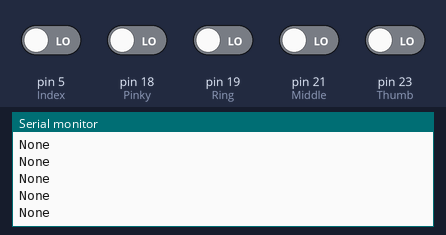
Recording of a sketch running on a simulated Arduino Mega 2560, built with avr-gcc and run on an emulated ATmega2560. On the bench: the last lines printed to the serial monitor. Inputs (shaded band) come from the test bench; at power-on: pin 5 (Index), pin 18 (Pinky), pin 19 (Ring), pin 21 (Middle), pin 23 (Thumb) LOW.

Above: at 1.2 s.
1.3 s: pin 5 (Index) driven HIGH
At 1.56 s:
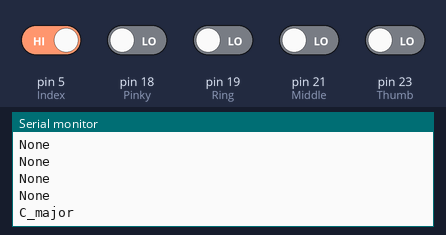
3.3 s: pin 21 (Middle) driven HIGH
At 3.56 s:
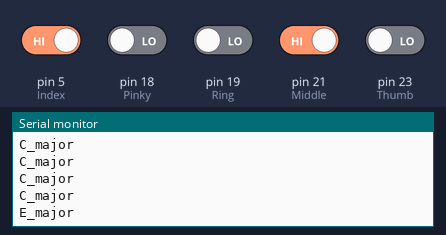
5.3 s: pin 23 (Thumb) driven HIGH
At 5.56 s:
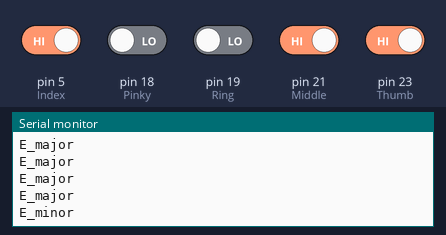
7.3 s: pin 5 (Index) driven LOW
At 7.56 s:
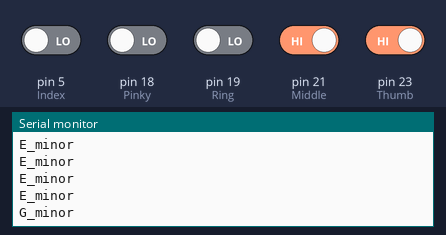
9.3 s: pin 19 (Ring) driven HIGH
At 9.56 s:
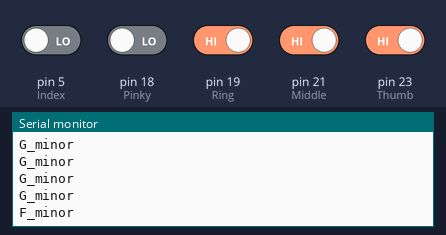
11.3 s: pin 21 (Middle) driven LOW
At 11.56 s:
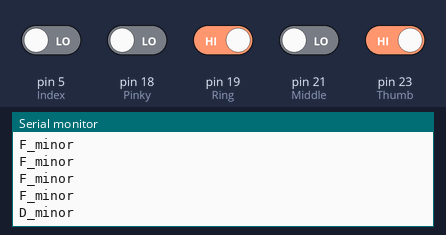

The sketch:

chord_detection_arduino.ino
```cpp
#define Index 5
#define Middle 21
#define Ring 19
#define Pinky 18
#define Thumb 23

void setup() {
  Serial.begin(115200);

  // Set all chord pins as input
  pinMode(Index, INPUT);
  pinMode(Middle, INPUT);
  pinMode(Ring, INPUT);
  pinMode(Pinky, INPUT);

}

void loop() {
  bool indexTouched = digitalRead(Index);
  bool middleTouched = digitalRead(Middle);
  bool ringTouched = digitalRead(Ring);
  bool pinkyTouched = digitalRead(Pinky);
  bool thumbTouched = digitalRead(Thumb);

  if (indexTouched && !middleTouched && !ringTouched && !pinkyTouched && !thumbTouched)
    Serial.println("C_major");
else if (indexTouched && !middleTouched && !ringTouched && !pinkyTouched && thumbTouched)
    Serial.println("C_minor");

else if (!indexTouched && middleTouched && !ringTouched && !pinkyTouched && !thumbTouched)
    Serial.println("G_major");
else if (!indexTouched && middleTouched && !ringTouched && !pinkyTouched && thumbTouched)
    Serial.println("G_minor");

else if (!indexTouched && !middleTouched && ringTouched && !pinkyTouched && !thumbTouched)
    Serial.println("D_major");
else if (!indexTouched && !middleTouched && ringTouched && !pinkyTouched && thumbTouched)
    Serial.println("D_minor");

else if (!indexTouched && !middleTouched && !ringTouched && pinkyTouched && !thumbTouched)
    Serial.println("A_major");
else if (!indexTouched && !middleTouched && !ringTouched && pinkyTouched && thumbTouched)
    Serial.println("A_minor");

else if (indexTouched && middleTouched && !ringTouched && !pinkyTouched && !thumbTouched)
    Serial.println("E_major");
else if (indexTouched && middleTouched && !ringTouched && !pinkyTouched && thumbTouched)
    Serial.println("E_minor");

else if (!indexTouched && middleTouched && ringTouched && !pinkyTouched && !thumbTouched)
    Serial.println("F_major");
else if (!indexTouched && middleTouched && ringTouched && !pinkyTouched && thumbTouched)
    Serial.println("F_minor");

else if (!indexTouched && !middleTouched && ringTouched && pinkyTouched && !thumbTouched)
    Serial.println("Bb_major");
else if (!indexTouched && !middleTouched && ringTouched && pinkyTouched && thumbTouched)
    Serial.println("Bb_minor");
else
    Serial.println("None");


  delay(200);
}
```

Measured:
- after the input at 1.3 s, the serial monitor: prints a new line after 0.10 s (image 1)
- after the input at 3.3 s, the serial monitor: prints a new line after 0.10 s (image 2)
- after the input at 5.3 s, the serial monitor: prints a new line after 0.10 s (image 3)
- after the input at 7.3 s, the serial monitor: prints a new line after 0.10 s (image 4)
- after the input at 9.3 s, the serial monitor: prints a new line after 0.11 s (image 5)
- after the input at 11.3 s, the serial monitor: prints a new line after 0.11 s (image 6)
